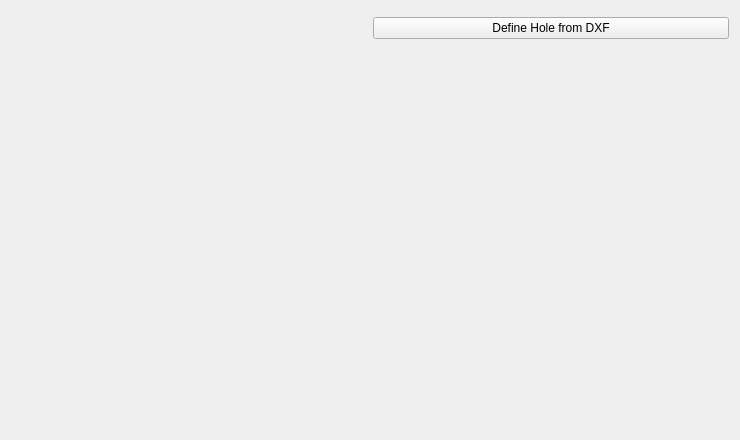
<?xml version="1.0" encoding="UTF-8"?>
<ui version="4.0">
 <class>PWSlotUD</class>
 <widget class="QWidget" name="PWSlotUD">
  <property name="geometry">
   <rect>
    <x>0</x>
    <y>0</y>
    <width>740</width>
    <height>440</height>
   </rect>
  </property>
  <property name="minimumSize">
   <size>
    <width>740</width>
    <height>440</height>
   </size>
  </property>
  <property name="maximumSize">
   <size>
    <width>16777215</width>
    <height>16777215</height>
   </size>
  </property>
  <property name="windowTitle">
   <string>Form</string>
  </property>
  <layout class="QHBoxLayout" name="horizontalLayout">
   <item>
    <widget class="MPLCanvas2" name="w_viewer" native="true"/>
   </item>
   <item>
    <layout class="QVBoxLayout" name="verticalLayout">
     <item>
      <widget class="WPathSelector" name="w_path_json" native="true">
       <property name="sizePolicy">
        <sizepolicy hsizetype="Fixed" vsizetype="Preferred">
         <horstretch>0</horstretch>
         <verstretch>0</verstretch>
        </sizepolicy>
       </property>
      </widget>
     </item>
     <item>
      <widget class="QPushButton" name="b_dxf">
       <property name="text">
        <string>Define Hole from DXF</string>
       </property>
      </widget>
     </item>
     <item>
      <spacer name="verticalSpacer">
       <property name="orientation">
        <enum>Qt::Vertical</enum>
       </property>
       <property name="sizeHint" stdset="0">
        <size>
         <width>20</width>
         <height>40</height>
        </size>
       </property>
      </spacer>
     </item>
     <item>
      <widget class="WWSlotOut" name="w_out" native="true"/>
     </item>
    </layout>
   </item>
  </layout>
 </widget>
 <customwidgets>
  <customwidget>
   <class>WPathSelector</class>
   <extends>QWidget</extends>
   <header>......GUI.Tools.WPathSelector.WPathSelector</header>
   <container>1</container>
  </customwidget>
  <customwidget>
   <class>MPLCanvas2</class>
   <extends>QWidget</extends>
   <header>......GUI.Tools.MPLCanvas</header>
   <container>1</container>
  </customwidget>
  <customwidget>
   <class>WWSlotOut</class>
   <extends>QWidget</extends>
   <header>......GUI.Dialog.DMachineSetup.SWSlot.WWSlotOut.WWSlotOut.h</header>
   <container>1</container>
  </customwidget>
 </customwidgets>
 <resources>
  <include location="../../../../Resources/pyleecan.qrc"/>
  <include location="../../../../Resources/pyleecan.qrc"/>
 </resources>
 <connections/>
</ui>
